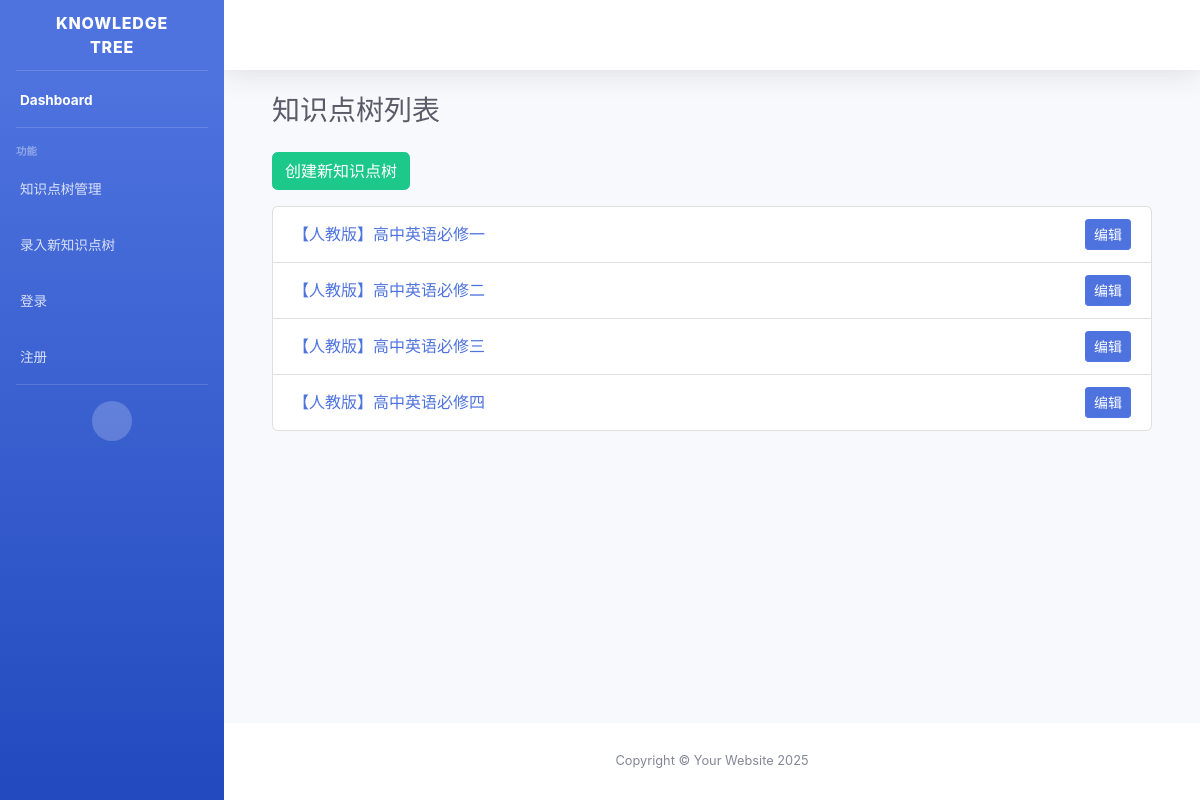
The app's page /, older data.
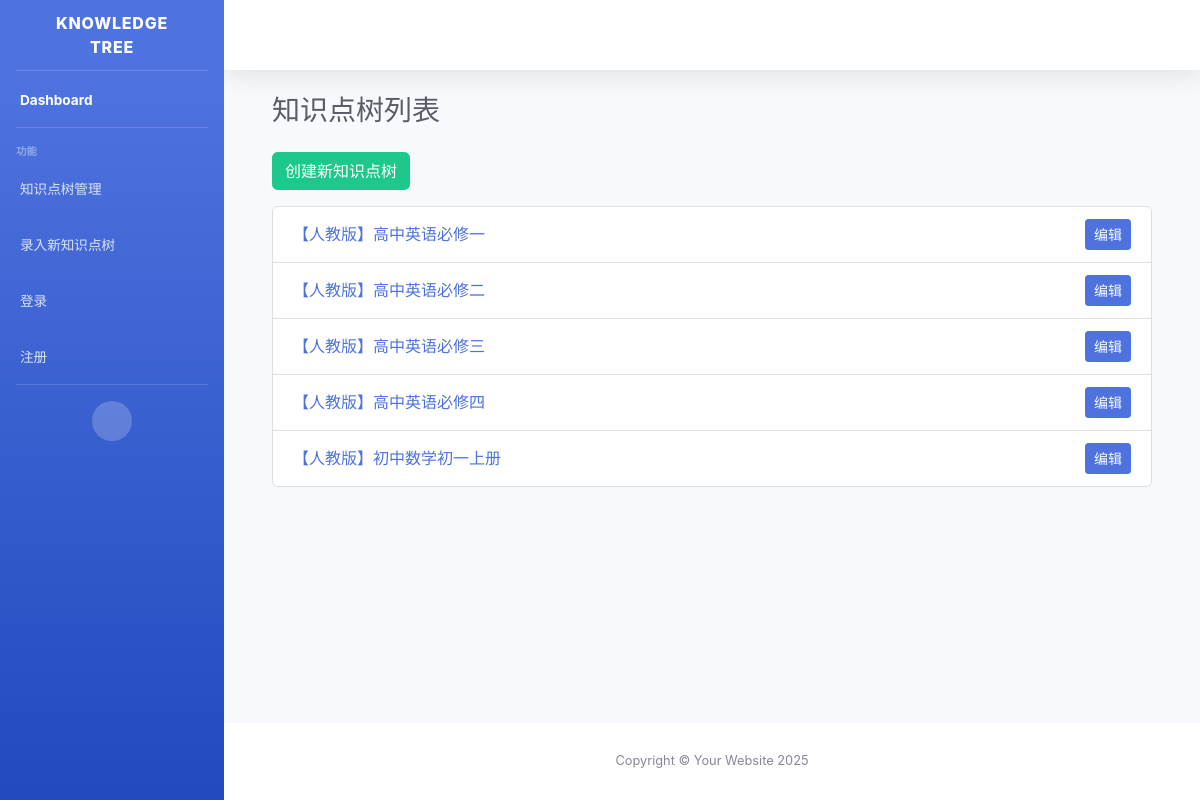
The same page, newer data.
### tree/models.py (models this page shows, shortened)
class KnowledgeTree(models.Model):
    title = models.CharField(max_length=255, default="Untitled Knowledge Tree")
    data = models.JSONField(default=dict, blank=True)
    created_at = models.DateTimeField(auto_now_add=True)
    updated_at = models.DateTimeField(auto_now=True)

### tree/views.py (the view)
# urls.py: path('', views.index, name='index'),
def index(request):
    trees = KnowledgeTree.objects.all()
    return render(request, 'tree/index.html', {'trees': trees})

### tree/templates/tree/index.html (shortened to what this page needs)
{% extends 'tree/base.html' %}
{% block content %}
<div class="container-fluid">
    <h1 class="h3 mb-4 text-gray-800">知识点树列表</h1>
    <a href="{% url 'tree:create_tree' %}" class="btn btn-success mb-3">创建新知识点树</a>
    <ul class="list-group">
      {% for tree in trees %}
      <li class="list-group-item d-flex justify-content-between align-items-center">
        <a href="{% url 'tree:view_tree' tree.id %}">{{ tree.title }}</a>
        <div>
          <a href="{% url 'tree:edit_tree' tree.id %}" class="btn btn-sm btn-primary">编辑</a>
        </div>
      </li>
      {% empty %}
      <li class="list-group-item">暂无知识点树</li>
      {% endfor %}
    </ul>
</div>
{% endblock %}

Row changes from the older to the newer data that the page shows:
added KnowledgeTree: title "【人教版】初中数学初一上册"
